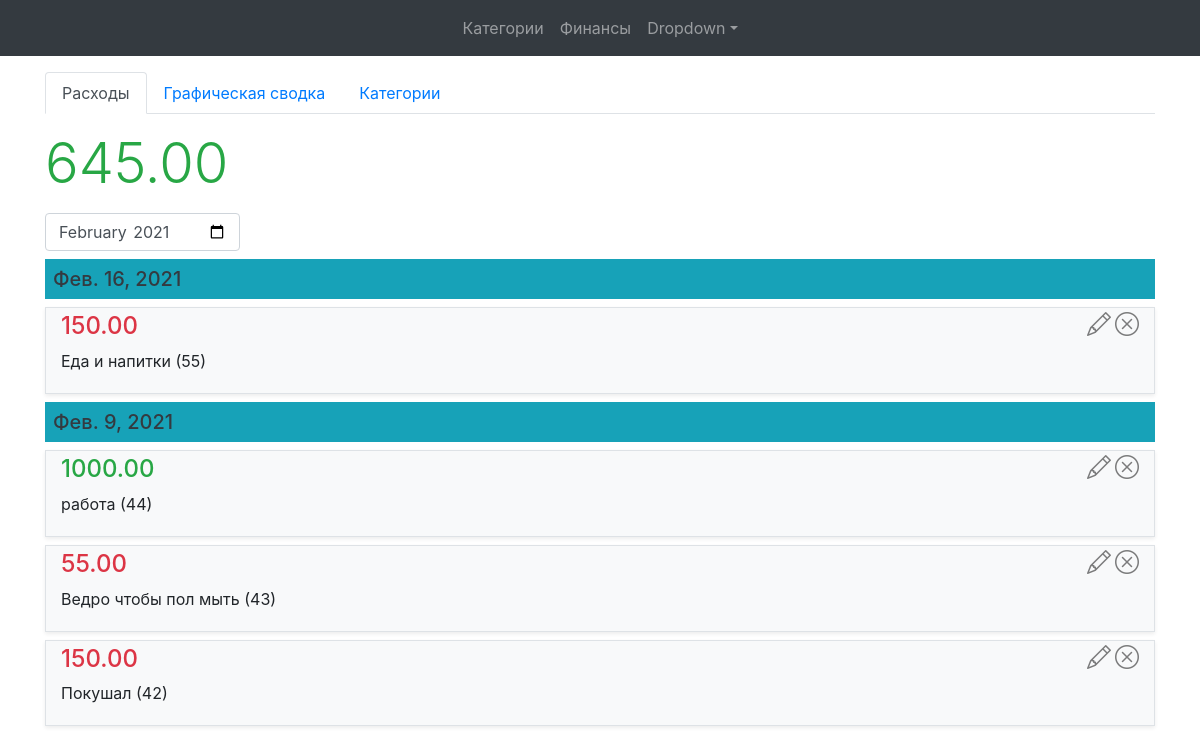
The page /operation/ (signed in) on the database its author committed.
### budget/models.py (models this page shows, shortened)
class Operation(models.Model):
    value = models.DecimalField(max_digits=10, decimal_places=2, verbose_name="Сумма")
    date = models.DateField(auto_now_add=True)
    description = models.CharField(max_length=128, verbose_name="Описание", blank=True, null=True)
    category = models.ForeignKey(Category, on_delete=models.CASCADE, verbose_name="Категория",
                                 related_name='operations' )
    user = models.ForeignKey(User, on_delete=models.CASCADE, related_name='operations')

class Category(models.Model):
    name = models.CharField(max_length=32, verbose_name="Категория")
    user = models.ForeignKey(User, blank=True, null=True, on_delete=models.CASCADE)
    type_pay = models.PositiveSmallIntegerField(choices=((0, 'Расход'), (1, 'Доход')), default=0)

### budget/views.py (the view)
# urls.py: path('operation/', OperationListView.as_view(), name='b-list-operation'),
class OperationListView(LoginRequiredMixin, MonthArchiveView):
    login_url = '/'
    model = Operation
    template_name = 'budget/list_operation.html'
    context_object_name = 'list_operation'
    date_field = 'date'
    month_format = '%m'
    allow_empty = True
    def get_month(self):
        try:
            month = super().get_month()
        except Http404:
            month = datetime.datetime.now().strftime(self.get_month_format())
        return month
    def get_year(self):
        try:
            year = super().get_year()
        except Http404:
            year = datetime.datetime.now().strftime(self.get_year_format())
        return year
    def get_queryset(self):
        queryset = super().get_queryset()
        return queryset.filter(user_id=self.request.user.id).order_by('-date', '-id')
    def get_context_data(self, *args, **kwargs):
        context = super().get_context_data(*args, **kwargs)
        total = self.object_list.filter(category__type_pay=1).aggregate(total=Sum('value'))['total']
        if total is None:
            total = 0
        total_cost = self.object_list.filter(category__type_pay=0).aggregate(total=Sum('value'))['total']
        if total_cost is None:
            total_cost = 0
        total -= total_cost
        context.update({'total': total})
        return context

### budget/forms.py (shortened to what this page needs)
class OperationForm(forms.ModelForm):
    def __init__(self, *args, **kwargs):
        super().__init__(*args, **kwargs)
        for field in ['value', 'description', 'category']:
            self.fields[field].widget.attrs.update({'class': 'form-control', 'placeholder': self.fields[field].label})
        self.fields['value'].widget.attrs.update({'min': 0})
        self.fields['description'].widget.attrs.update({'list': 'desc-list'})
    class Meta:
        model = Operation
        fields = ['value', 'description', 'category']

### budget/templatetags/budgettags.py (called while the page is built)
@register.inclusion_tag('budget/include/form_finance.html')
def form_finance(*args):
    form = OperationForm()
    return {'form': form}

### budget/templates/budget/list_operation.html (shortened to what this page needs)
{% extends 'base.html' %}
{% block content %}
{% include 'budget/base_operation_include.html' %}
<div id="list-operation">
    <div id="app_category">
        <div class="d-flex">
            <span class="display-4 {% if total > 0%}text-success{% elif total < 0%}text-danger{% endif %} my-3">{{total|floatformat:2}}</span>
        </div>
        <div class="d-flex">
            <div class="">
                <input
                type="month"
                value="{{month|date:'Y-m'}}"
                class="form-control"
                onchange="month_change(this.value, '{{request.path}}')">
            </div>
        </div>
        {% for operation in list_operation %}
        {% ifchanged operation.date %}
        <h5 class="bg-info p-2 text-dark my-2">{{operation.date}}</h5>
        {% endifchanged %}
        <div class="shadow-sm mt-2 bg-light div-hover border">
            <div class="container py-1">
                 <button type="button"
                         class="close"
                         data-dismiss="alert"
                         aria-label="Close"
                         v-on:click="delete_operation({{operation.id}}, '{% url 'b-operation-delete' operation.id %}')">
                     <span aria-hidden="true"><i class="bi bi-x-circle red-hover"></i></span>
                 </button>
                <a class="close mr-1" href="{% url 'b-operation-update' operation.id %}">
                     <span aria-hidden="true"><i class="bi bi-pencil"></i></span>
                </a>
                {% if operation.category.type_pay %}
                <h4 class="text-success">{{operation.value}}</h4>
                {% else %}
                <h4 class="text-danger">{{operation.value}}</h4>
                {% endif %}
                <p>{{operation.description|default:operation.category.name}} ({{operation.id}})</p>
            </div>
        </div>
        {% endfor %}
    </div>
</div>
{% endblock content%}

### static/css/style.css (style rules this page uses)
.border { border: 1px solid #f5f5f5; }

### rows shown on the page
Operation: date "Фев. 16, 2021", value "150.00", description "Еда и напитки", id "55"
Operation: date "Фев. 9, 2021", value "1000.00", description "работа", id "44"
Operation: value "55.00", description "Ведро чтобы пол мыть", id "43"
Operation: value "150.00", description "Покушал", id "42"

### other values the page prints
{{ total|floatformat:2 }} "645.00"
